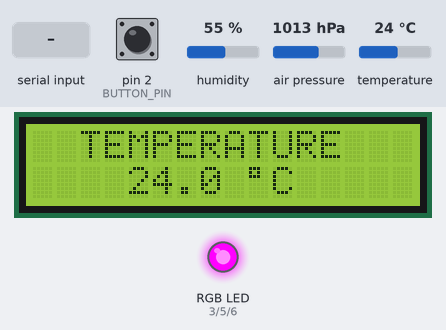
This sketch was run on a simulated Arduino Uno, built with avr-gcc and run on an emulated ATmega328P. Shown: 16×2 character LCD, an RGB LED mixed from three pins (HIGH = lit). The inputs (shaded band) are chosen by the test bench; at power-on: pin 2 (BUTTON_PIN) HIGH, humidity 55 %, air pressure 1013 hPa, temperature 24 °C. What the sketch prints to the serial monitor is not drawn.

Above: at 1.3 s.
1.4 s: "n" received over Serial
At 2.2 s:
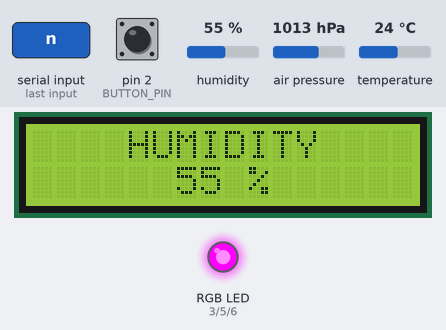
3.2 s: pin 2 (BUTTON_PIN) pulled LOW for 0.15 s
At 3.8 s:
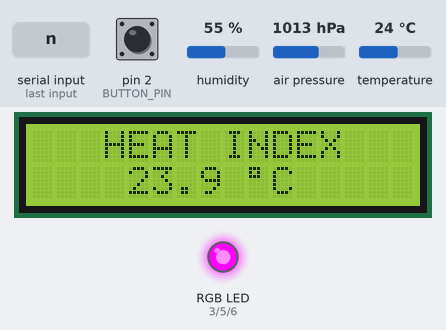
4.8 s: pin 2 (BUTTON_PIN) pulled LOW for 1 s
At 5.2 s:
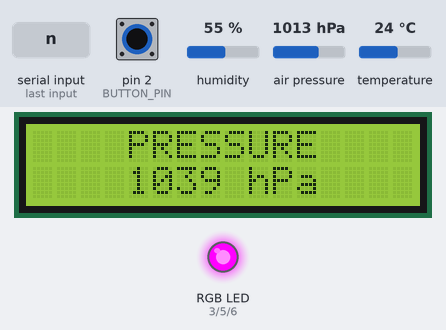
7.3 s: humidity set to 31 %
9.8 s: humidity set to 28 %
At 11.6 s:
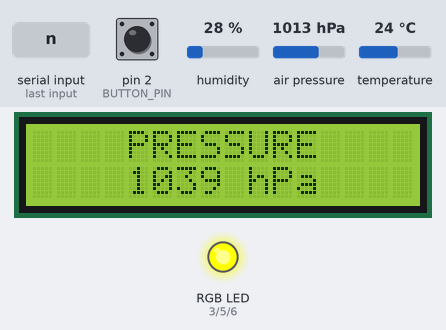
12.2 s: "p" received over Serial
At 12.7 s:
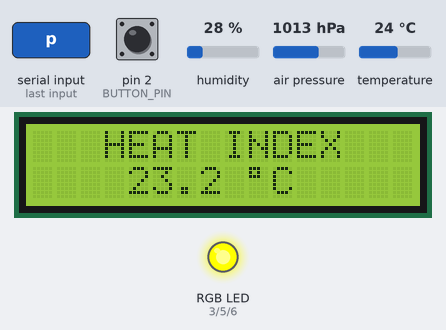
Timing chart, 0 to 14.9 s (numbered marks = the images above; inputs shaded):
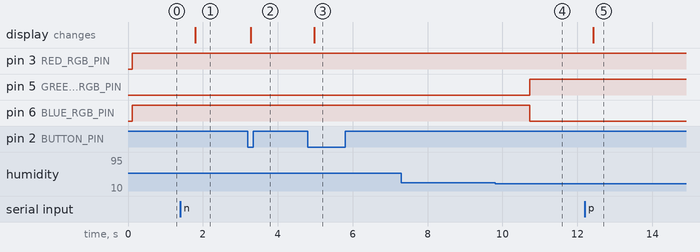

Measured:
- the behaviour switches between 30 and 29 % on humidity (found by bisection; images 3 and 4)
- after the input at 1.4 s, the display: changes after 0.39 s (image 1)
- after the input at 3.2 s, the display: changes after 0.07 s (image 2)
- after the input at 4.8 s, the display: changes after 0.18 s (image 3)
- after the input at 7.3 s, every drawn part: stays the same
- after the input at 9.8 s, pin 5 (GREEN_RGB_PIN): LOW → HIGH after 0.93 s; pin 6 (BLUE_RGB_PIN): HIGH → LOW after 0.93 s
- after the input at 12.2 s, the display: changes after 0.23 s (image 5)

The sketch:

meteo3.ino
```cpp
/******************************************************************
  Project     : Meteorological Station
  Libraries   : DHT, LiquidCrystal I2C, Adafruit Sensor, Adafruit BMP280
  Authors     : Piotr Kaźmierski (leader) 217847, Piotr Kocik, Kacper Kubicki, Michał Kuśmidrowicz
  Group       : F9
  Description : A meteorological station which could display the information relating to the weather conditions using an LCD
                screen with the ability to change currently shown information via a button or remotely, via Bluetooth.
******************************************************************/

//libraries
#include <LiquidCrystal_I2C.h>
#include "DHT.h"
#include <Adafruit_Sensor.h>
#include <Adafruit_BMP280.h>

//DHT11 - temperature & humidity sensor
#define DHTPIN 7
#define DHTTYPE DHT11
DHT dht(DHTPIN, DHTTYPE);

//BMP280 - temperatue, pressure and altitude sensor
#define BMP_SCK 13
#define BMP_MISO 12
#define BMP_MOSI 11
#define BMP_CS 10
Adafruit_BMP280 bme(BMP_CS); // hardware SPI

//LCD I2C - LiquidCrystal
LiquidCrystal_I2C lcd(0x27, 2, 1, 0, 4, 5, 6, 7, 3, POSITIVE);
const uint8_t LCD_COLUNNS = 16;
const uint8_t LCD_ROWS = 2;

//RGB diode
#define RED_RGB_PIN 3
#define GREEN_RGB_PIN 5
#define BLUE_RGB_PIN 6

//tactile switch
const uint8_t BUTTON_PIN = 2;

//program logic
const char DEGREE_SIGN = 223;
const int BOUNCE_TIME = 200; //in miliseconds
const int DEFAULT_BAUD_RATE = 9600;
const int SERIAL_PRINT_DELAY = 2000; //in miliseconds
const int PRESSURE_CALIBRATION_DIFFERENCE = 26;

bool printOnSerial = false;
bool bluetoothEnabled = false;

class Mode {
  private:
    String header; //e.g. "TEMPERATURE"
    String unitLCD; //e.g. "hPa"
    String unit;
    char bluetoothMessageIdentifier;
    uint8_t decimalDigits; //float value can be converted to int if the decimal part is unnecessary
    uint8_t headerShift; //char count from the left of the screen by which the header will be shifted
    uint8_t valueShift; //char count from the left of the screen by which the value will be shifted

  public:
    Mode(String header, String unitLCD, String unit, char bluetoothMessageIdentifier, uint8_t decimalDigits, uint8_t headerShift, uint8_t valueShift)
      : header(header), unitLCD(unitLCD), unit(unit), bluetoothMessageIdentifier(bluetoothMessageIdentifier), decimalDigits(decimalDigits), headerShift(headerShift), valueShift(valueShift) { }

    void displayDataOnScreen() {
      lcd.clear();
      lcd.setCursor(headerShift, 0);
      lcd.print(header);
      lcd.setCursor(valueShift, 1);
      lcd.print(getValue(), decimalDigits);
      lcd.print(" ");
      lcd.print(unitLCD);
    }

    void updateDataOnScreen() {
      lcd.setCursor(valueShift, 1);
      lcd.print(getValue(), decimalDigits);
      lcd.print(" ");
      lcd.print(unitLCD);
      lcd.print(" "); //necessary for situations where we go from single digit reading to 2 digit reading
    }

    void printDataOnSerial() {
      //      Serial.print("*M"); //begins the string display on the bt app
      Serial.print(header);
      Serial.print(": ");
      Serial.print(getValue(), decimalDigits);
      Serial.print(" ");
      Serial.println(unit);
      //      Serial.println('*'); //ends the string display on the bt app
    }

    inline void printDataToApp() {
      Serial.print('*');
      Serial.print(bluetoothMessageIdentifier);
      Serial.print(getValue(), decimalDigits);
      Serial.print('*');
    }
    virtual inline float getValue() = 0;
};

class TemperatureMode : public Mode {
  public:
    using Mode::Mode;
    inline float getValue() override  {
      return dht.readTemperature();
    }
};

class HumidityMode : public Mode {
  public:
    using Mode::Mode;
    inline float getValue() override {
      return dht.readHumidity();
    }
};

class HeatIndexMode : public Mode {
  public:
    using Mode::Mode;
    inline float getValue() override  {
      return dht.computeHeatIndex(dht.readTemperature(), dht.readHumidity(), false);
    }
};

class PressureMode : public Mode {
  public:
    using Mode::Mode;
    inline float getValue() override  {
      return bme.readPressure() / 100 + PRESSURE_CALIBRATION_DIFFERENCE;
    }

};

enum modesIndexes {
  temperatureIndex,
  humidityIndex,
  heatIndexIndex,
  pressureIndex,
  modesCount
};

Mode* temperature = new TemperatureMode("TEMPERATURE", String(String(DEGREE_SIGN) + "C"), "°C", 'T', 1, 2, 4);
Mode* heatIndex = new HeatIndexMode("HEAT INDEX", String(String(DEGREE_SIGN) + "C"), "°C", 'I', 1, 3, 4);
Mode* pressure = new PressureMode("PRESSURE", "hPa", "hPa", 'P', 0, 4, 4);
Mode* humidity = new HumidityMode("HUMIDITY", "%", "%", 'H', 0, 4, 6);

Mode* modes[modesCount] = {temperature, humidity, heatIndex, pressure};

uint8_t currentModeIndex = 0;
uint8_t oldModeIndex = 0;


//functions
inline void nextMode() {
  if (currentModeIndex == modesCount - 1) { //we are at the last mode, so we have to loop back to the beginning
    currentModeIndex = 0;
  } else {
    currentModeIndex++;
  }
}

inline void previousMode() {
  if (currentModeIndex == 0) { //we are at the first mode, so we have to loop back to the end
    currentModeIndex = modesCount - 1;
  } else {
    currentModeIndex--;
  }
}

//Interrupt Service Routine
void buttonHandler()
{
  static unsigned long last_interrupt_time = 0;
  unsigned long interrupt_time = millis();
  //if interrupts come faster than BOUNCE_TIME, assume it's a bounce and ignore
  if (interrupt_time - last_interrupt_time > BOUNCE_TIME) {
    nextMode();
  }
  last_interrupt_time = interrupt_time;
}

void serialInputHandler() {
  char incomingCharacter = Serial.read();
  switch (incomingCharacter) {
    case 'n': //next mode
      nextMode();
      modes[currentModeIndex]->printDataOnSerial();
      break;
    case 'p': //previous mode
      previousMode();
      modes[currentModeIndex]->printDataOnSerial();
      break;
    case 'e': //enable repeated reading transmission on serial
      printOnSerial = true;
      break;
    case 'd': //disable repeated reading transmission on serial
      printOnSerial = false;
      break;
    case 'o': //get the current reading
      modes[currentModeIndex]->printDataOnSerial();
      break;
    case 'b': //enable continous sending of data via bluetooth
      bluetoothEnabled = true;
      break;
    case 'z': //disable continous sending of data via bluetooth
      bluetoothEnabled = false;
      break;
  }
}

void printModeDataOnSerial() {
  static unsigned long last_interrupt_time = 0;
  unsigned long interrupt_time = millis();
  //if interrupts come faster than BOUNCE_TIME, assume it's a bounce and ignore
  if (interrupt_time - last_interrupt_time > SERIAL_PRINT_DELAY) {
    modes[currentModeIndex]->printDataOnSerial();
    last_interrupt_time = interrupt_time;
  }
}

void printModeDataOnBluetooth() {
  static unsigned long last_interrupt_time = 0;
  unsigned long interrupt_time = millis();
  //if interrupts come faster than BOUNCE_TIME, assume it's a bounce and ignore
  if (interrupt_time - last_interrupt_time > SERIAL_PRINT_DELAY) {
    for (int i = 0; i < modesCount; ++i) {
      modes[i]->printDataToApp();
    }
    last_interrupt_time = interrupt_time;
  }
}

void setColor(uint8_t red, uint8_t green, uint8_t blue)
{
  analogWrite(RED_RGB_PIN, 255 - red);
  analogWrite(GREEN_RGB_PIN, 255 - green);
  analogWrite(BLUE_RGB_PIN, 255 - blue);
}

void humidityHandlerLED() {
  if (modes[humidityIndex]->getValue() < 30.0) {
    setColor(0, 0, 255);
  }
  else if (modes[humidityIndex]->getValue() > 55.0) {
    setColor(255, 0, 0);
  }
  else {
    setColor(0, 255, 0);
  }
}


void setup()
{
  Serial.begin(DEFAULT_BAUD_RATE);
  pinMode(BUTTON_PIN, INPUT_PULLUP); //INPUT_PULLUP should provide better handling for interrupts
  attachInterrupt(digitalPinToInterrupt(BUTTON_PIN), buttonHandler, FALLING); // Attaching the ISR (Interrupt Service Routine) to the interrupt (INT0 in this case)
  while (!Serial) {
    ; // wait for serial port to connect. Needed for native USB port only
  }
  if (!bme.begin()) { //check if BMP280 is connected and initialize it
    Serial.println("Could not find a valid BMP280 sensor, check wiring!");
  }
  dht.begin(); //initialize the DHT sensor
  lcd.begin(LCD_COLUNNS, LCD_ROWS); //Defining 16 columns and 2 rows of lcd display
  lcd.backlight(); //enables the backlight on the LCD
  modes[currentModeIndex]->displayDataOnScreen();
}


void loop() {
  if (oldModeIndex != currentModeIndex) {
    modes[currentModeIndex]->displayDataOnScreen();
    oldModeIndex = currentModeIndex;
  } else {
    modes[currentModeIndex]->updateDataOnScreen();
  }
  if (Serial.available() > 0) {
    serialInputHandler();
  }
  if (printOnSerial) {
    printModeDataOnSerial();
  }
  if (bluetoothEnabled) {
    printModeDataOnBluetooth();
  }
  humidityHandlerLED();
  delay(200); //don't try to redraw too often
}
```
